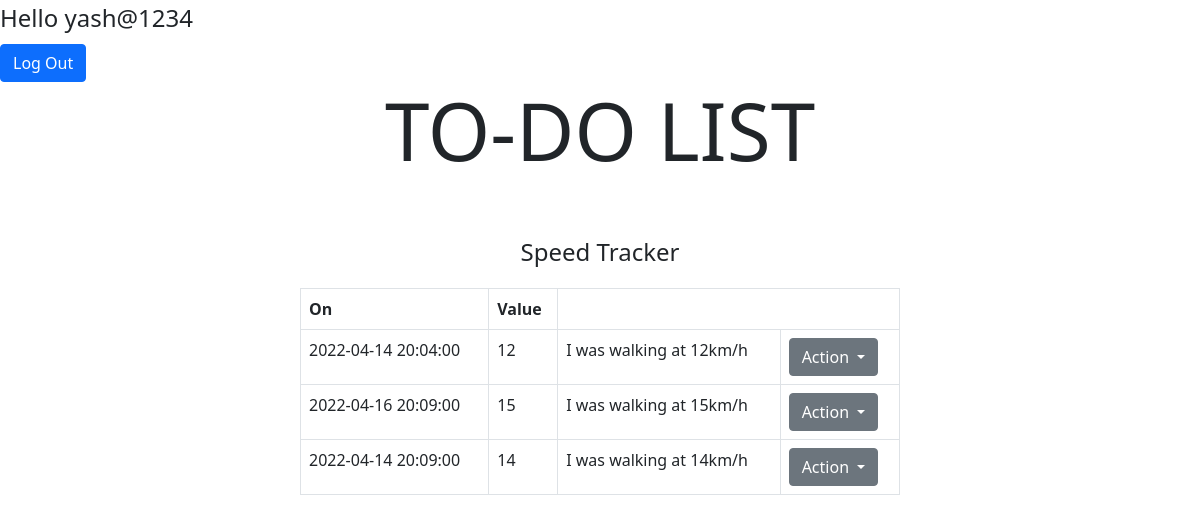
Screenshot of /track_info/4 (signed in) with the database file from the repository.
### activitytrackiing/models.py (models this page shows, shortened)
class User(db.Model, UserMixin):
    id = db.Column(db.Integer, primary_key=True)
    username = db.Column(db.String(20), unique=True, nullable=False)
    password = db.Column(db.String(60), nullable=False)
    trackers = db.relationship('Tracker', backref='tracker', lazy=True)

class Tracker(db.Model):
    tracker_id = db.Column(db.Integer, primary_key=True)
    tracker_name = db.Column(db.String(20), nullable=False)
    tracker_desc = db.Column(db.String(100))
    tracker_type = db.Column(db.Enum('1', '2', '3'), nullable=False)
    settings = db.Column(db.String(40), nullable=False)
    user_id = db.Column(db.Integer, db.ForeignKey("user.id"))
    logs = db.relationship('TrackerLogs', backref='user', lazy=True)

class TrackerLogs(db.Model):
    log_id = db.Column(db.Integer, primary_key=True, autoincrement=True)
    when = db.Column(db.DateTime)
    value = db.Column(db.String(20))
    notes = db.Column(db.String(60))
    tracker_id = db.Column(db.Integer, db.ForeignKey("tracker.tracker_id"))

### activitytrackiing/routes.py (the view)
@login_required
@app.route("/track_info/<int:tracker_id>")
def track_info(tracker_id):
    trackers = Tracker.query.get(tracker_id)
    logs = trackers.logs
    if trackers.tracker_type == "2":
        data = {'': ''}
        for log in logs:
            if log.value in data:
                data[log.value] += 1
            else:
                data[log.value] = 1
    else:
        data = {'': ''}
        for log in logs:
            data[log.when] = int(log.value)
    return render_template('track_info.html', trackers=trackers, data=data)

### activitytrackiing/models.py (called while the page is built)
@login_manager.user_loader
def load_user(user_id):
    return User.query.get(int(user_id))

### activitytrackiing/templates/track_info.html (shortened to what this page needs)
{% extends "layout.html" %}
{% block style %}
{% if trackers.tracker_type=="2" %}
  <script type="text/javascript" src="https://www.gstatic.com/charts/loader.js"></script>
      <body>
      <script>
      google.charts.load('current',{packages:['corechart']});
      google.charts.setOnLoadCallback(drawChart);
      function drawChart() {
      // Set Data
      var data = google.visualization.arrayToDataTable([
					[1,2],
					[4,3],
					[3,3],
					[1,3]
      ]);
      // Set Options
      var options = {
        title: '{{trackers.tracker_name}} data',
        hAxis: {title: 'Time'},
        vAxis: {title: '{{trackers.tracker_name}}'},
        legend: 'none'
      };
      // Draw
      var chart = new google.visualization.LineChart(document.getElementById('myChart'));
      chart.draw(data, options);
      }
      </script>
{% else %}
      <body>
{% endif %}
{% endblock style %}
{% block content %}
<legend align="center">{{trackers.tracker_name}}</legend>
      <table  style="margin-top:10px" class="table table-bordered">
          <thead>
            <tr>
              <th scope="col">On</th>
              <th scope="col">Value</th>
              <th colspan="2" scope="col"></th>
            </tr>
          </thead>
          <tbody>
            {% for log in trackers.logs %}
            <tr>
              <td>{{log.when}}</td>
              <td>{{log.value}}</td>
              <td>{{log.notes}}</td>
              <td>
                <div class="dropdown">
                  <button class="btn btn-secondary dropdown-toggle" type="button" id="dropdownMenuButton" data-toggle="dropdown" aria-haspopup="true" aria-expanded="false">
                    Action
                  </button>
                </div>
              </td>
            </tr>
          {% endfor%}
          </tbody>
        </table>
{% endblock content %}

### activitytrackiing/templates/layout.html (shortened to what this page needs)
<!DOCTYPE html>
<html lang="en">
<head>
  <link rel="stylesheet" href="../static/style.css">
	<link href="https://cdn.jsdelivr.net/npm/bootstrap@5.0.0/dist/css/bootstrap.min.css" rel="stylesheet" >
  {% block style %}
    {% endblock %}
</head>
<body>
{% if current_user.is_authenticated %}
    <legend>Hello {{current_user.username}}</legend>
{% endif %}
{% if current_user.is_authenticated %}
<div class="text-right">
    <a class="btn btn-primary " href="{{url_for('logout')}}" role="button">Log Out</a>
</div>
{% endif %}
<h1 class="display-1 text-center ">TO-DO LIST</h1><br><br>
{% block content %}{% endblock%}
</body>
</html>

### activitytrackiing/static/style.css (style rules this page uses)
body { background-size:cover; }
.table { border-collapse: collapse; margin-top: 10px; margin-left:25%; width: 50% !important; border-radius: 25px; }

### rows the page displays
User: username "yash@1234"
Tracker: tracker_name "Speed Tracker"
TrackerLogs: when "2022-04-14 20:04:00", value "12", notes "I was walking at 12km/h"
TrackerLogs: when "2022-04-16 20:09:00", value "15", notes "I was walking at 15km/h"
TrackerLogs: when "2022-04-14 20:09:00", value "14", notes "I was walking at 14km/h"
